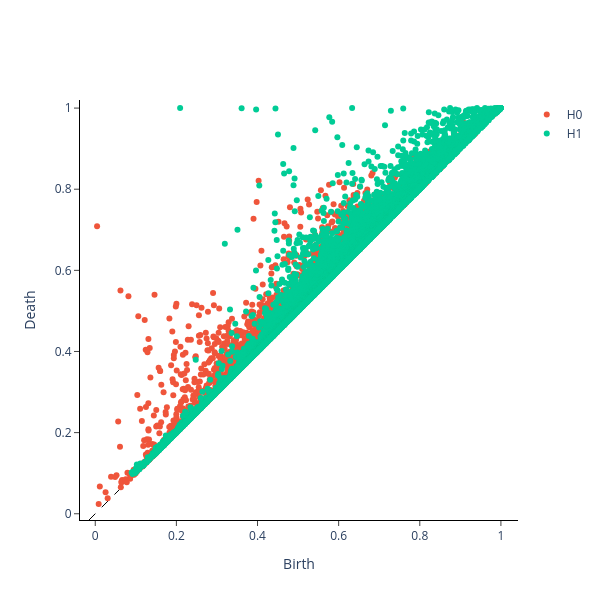

The code cell stored with this chart in its notebook:
### Code cell
import gtda.homology
import gtda.plotting

diagram = gtda.homology.CubicalPersistence().fit_transform(numpy.array([ gray ]))[0]

fig = gtda.plotting.plot_diagram(diagram)

fig.update_layout(width = 600, height = 600)
display(fig)
fig.write_image(file = f"report/image/pointcloud.svg", format = "svg")

### Figure 1 — Plotly figure (JSON) as saved in the notebook; plotly's stock layout.template omitted (floating-point values rounded to 4 significant figures; data arrays with more than 128 entries replaced by an {"elided": "..."} marker saying what was removed)
{"data": [{"hoverinfo": "none", "line": {"color": "black", "dash": "dash", "width": 1}, "mode": "lines", "showlegend": false, "type": "scatter", "x": [-0.01541, 1.02], "y": [-0.01541, 1.02]}, {"hoverinfo": "text", "hovertext": {"elided": "5330 str values"}, "mode": "markers", "name": "H0", "type": "scatter", "x": {"elided": "5330 float values"}, "y": {"elided": "5330 float values"}}, {"hoverinfo": "text", "hovertext": {"elided": "10257 str values"}, "mode": "markers", "name": "H1", "type": "scatter", "x": {"elided": "10257 float values"}, "y": {"elided": "10257 float values"}}], "layout": {"height": 600, "plot_bgcolor": "white", "width": 600, "xaxis": {"autorange": false, "exponentformat": "e", "linecolor": "black", "linewidth": 1, "mirror": false, "range": [-0.01541, 1.02], "showexponent": "all", "showline": true, "side": "bottom", "ticks": "outside", "title": {"text": "Birth"}, "type": "linear", "zeroline": true}, "yaxis": {"autorange": false, "exponentformat": "e", "linecolor": "black", "linewidth": 1, "mirror": false, "range": [-0.01541, 1.02], "scaleanchor": "x", "scaleratio": 1, "showexponent": "all", "showline": true, "side": "left", "ticks": "outside", "title": {"text": "Death"}, "type": "linear", "zeroline": true}}}
